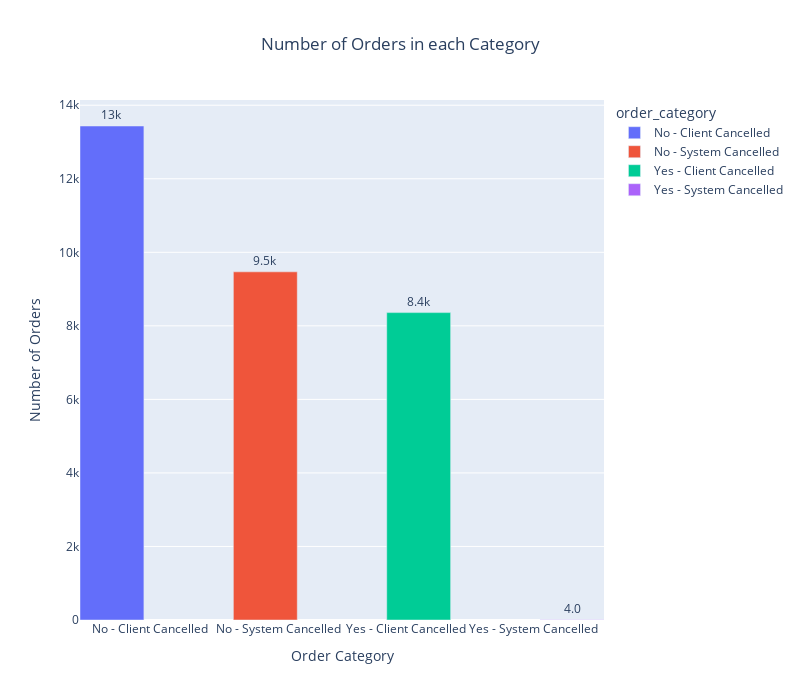

The cell this chart's notebook holds for it:
### Code cell
# Plot the bar chart to show the number of orders in each category using plotly 
fig = px.bar(df_1, x='order_category', y='order_gk', color='order_category', barmode='group', title='Number of Orders in each Category')
# Change the plot size and show the title for x and y axis and center the title
fig.update_layout(width=800, height=700, xaxis_title='Order Category', yaxis_title='Number of Orders', title_x=0.5)
# Show the numbers on top of each bar and reduce the space of each bar 
fig.update_traces(texttemplate='%{value:.2s}', textposition='outside', width=0.5)
fig.show()

### Figure 1 — Plotly figure (JSON) as saved in the notebook; plotly's stock layout.template omitted (floating-point values rounded to 4 significant figures)
{"data": [{"alignmentgroup": "True", "hovertemplate": "order_category=%{x}<br>order_gk=%{y}<extra></extra>", "legendgroup": "No - Client Cancelled", "marker": {"color": "#636efa", "pattern": {"shape": ""}}, "name": "No - Client Cancelled", "offsetgroup": "No - Client Cancelled", "orientation": "v", "showlegend": true, "textposition": "outside", "texttemplate": "%{value:.2s}", "type": "bar", "width": 0.5, "x": ["No - Client Cancelled"], "xaxis": "x", "y": [13435], "yaxis": "y"}, {"alignmentgroup": "True", "hovertemplate": "order_category=%{x}<br>order_gk=%{y}<extra></extra>", "legendgroup": "No - System Cancelled", "marker": {"color": "#EF553B", "pattern": {"shape": ""}}, "name": "No - System Cancelled", "offsetgroup": "No - System Cancelled", "orientation": "v", "showlegend": true, "textposition": "outside", "texttemplate": "%{value:.2s}", "type": "bar", "width": 0.5, "x": ["No - System Cancelled"], "xaxis": "x", "y": [9469], "yaxis": "y"}, {"alignmentgroup": "True", "hovertemplate": "order_category=%{x}<br>order_gk=%{y}<extra></extra>", "legendgroup": "Yes - Client Cancelled", "marker": {"color": "#00cc96", "pattern": {"shape": ""}}, "name": "Yes - Client Cancelled", "offsetgroup": "Yes - Client Cancelled", "orientation": "v", "showlegend": true, "textposition": "outside", "texttemplate": "%{value:.2s}", "type": "bar", "width": 0.5, "x": ["Yes - Client Cancelled"], "xaxis": "x", "y": [8360], "yaxis": "y"}, {"alignmentgroup": "True", "hovertemplate": "order_category=%{x}<br>order_gk=%{y}<extra></extra>", "legendgroup": "Yes - System Cancelled", "marker": {"color": "#ab63fa", "pattern": {"shape": ""}}, "name": "Yes - System Cancelled", "offsetgroup": "Yes - System Cancelled", "orientation": "v", "showlegend": true, "textposition": "outside", "texttemplate": "%{value:.2s}", "type": "bar", "width": 0.5, "x": ["Yes - System Cancelled"], "xaxis": "x", "y": [4], "yaxis": "y"}], "layout": {"barmode": "group", "height": 700, "legend": {"title": {"text": "order_category"}, "tracegroupgap": 0}, "title": {"text": "Number of Orders in each Category", "x": 0.5}, "width": 800, "xaxis": {"anchor": "y", "categoryarray": ["No - Client Cancelled", "No - System Cancelled", "Yes - Client Cancelled", "Yes - System Cancelled"], "categoryorder": "array", "domain": [0, 1], "title": {"text": "Order Category"}}, "yaxis": {"anchor": "x", "domain": [0, 1], "title": {"text": "Number of Orders"}}}}
